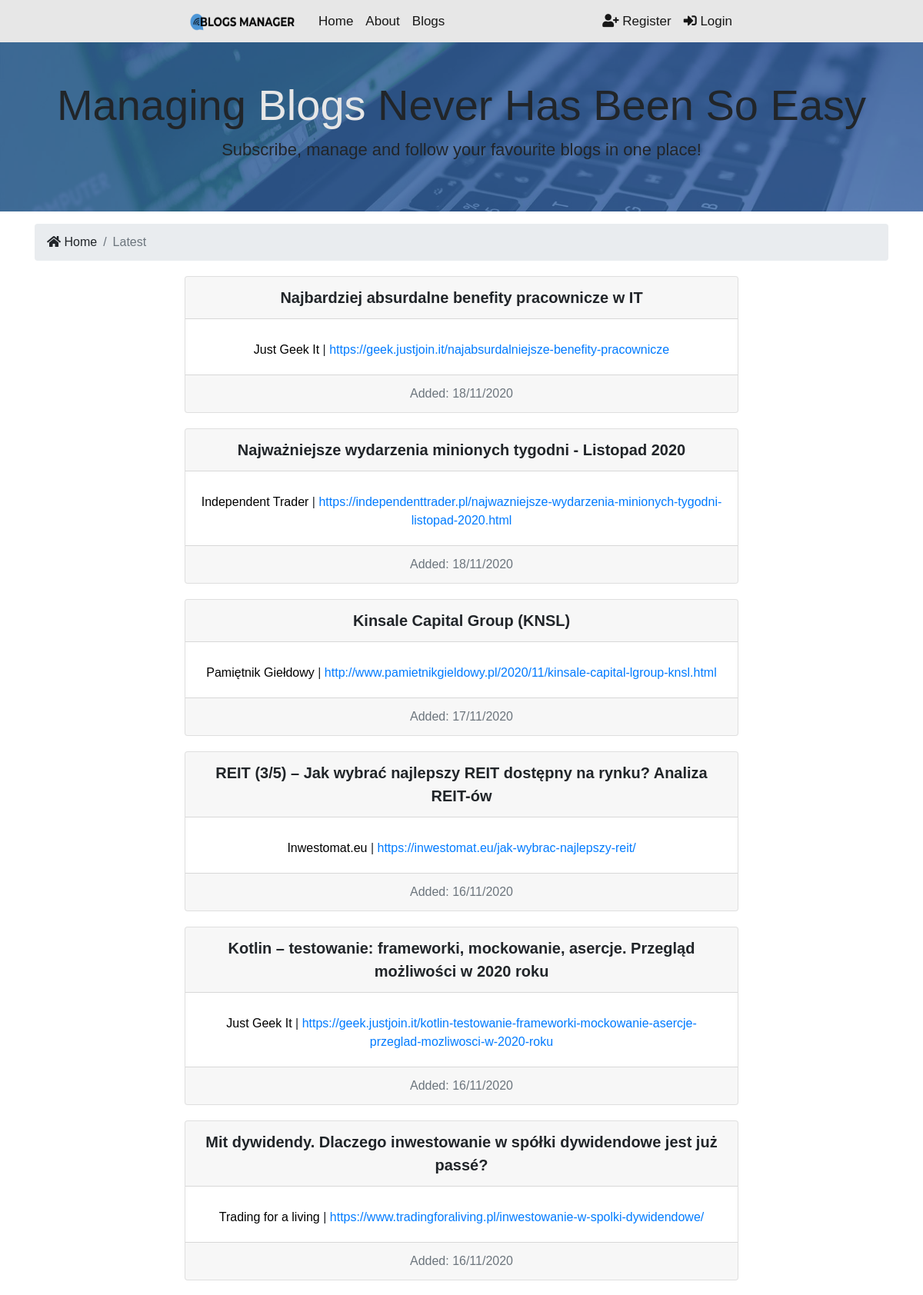
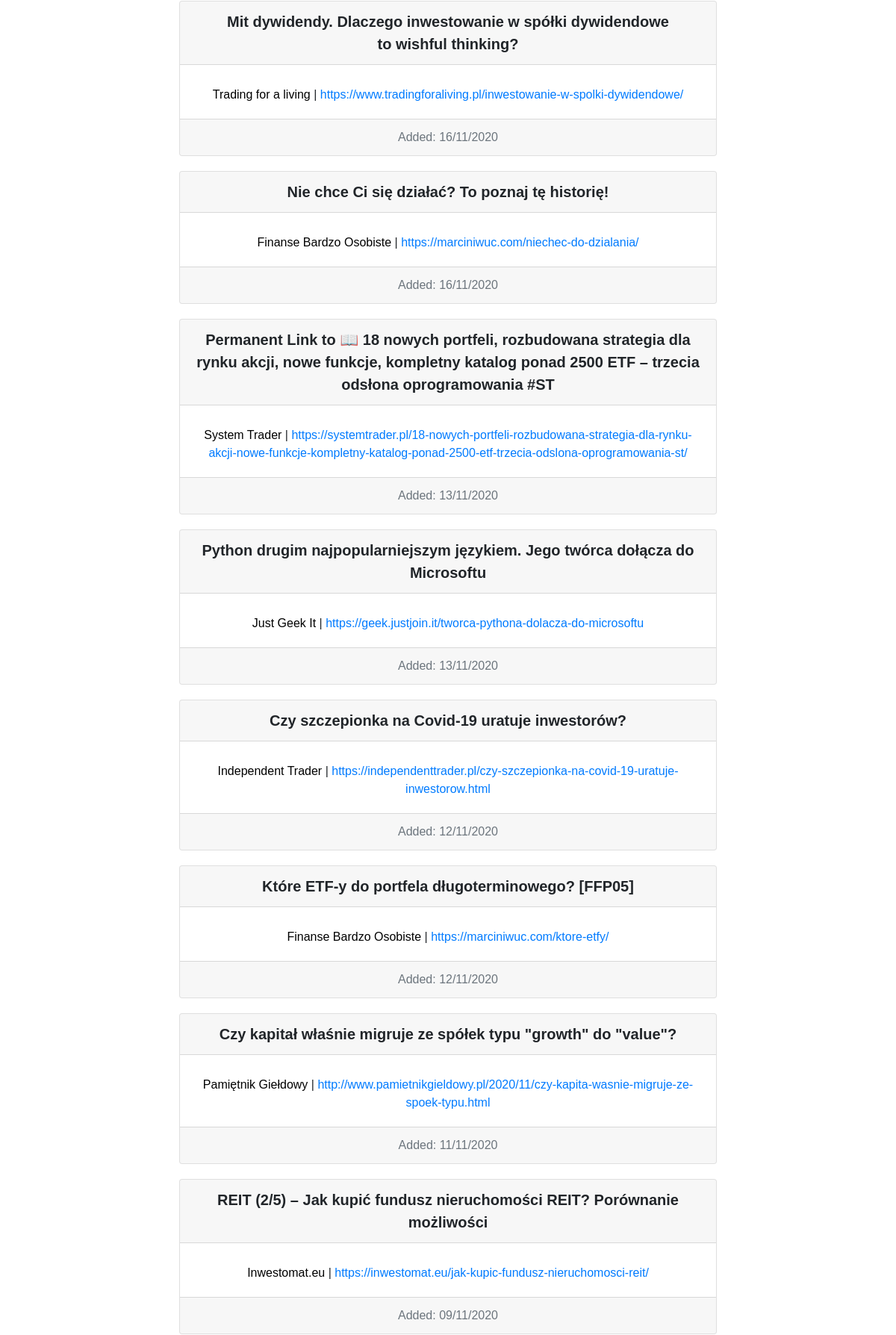
The page / (upper part) on the database its author committed (2 pictures, top to bottom).
### blogs/models.py (models this page shows, shortened)
class BlogPost(models.Model):
    name = models.CharField(max_length=200)
    url = models.CharField(max_length=200)
    added = models.DateTimeField()
    blog = models.ForeignKey(Blog, on_delete=models.CASCADE, related_name='blog_post')
    class Meta:
        ordering = ('-added',)

class Blog(models.Model):
    name = models.CharField(max_length=200)
    url = models.CharField(max_length=200)
    author = models.CharField(max_length=100)
    genre = models.CharField(choices=GENRE_CHOICES, default="IT", max_length=30)
    genre2 = models.CharField(choices=GENRE_CHOICES, blank=True, max_length=30)
    language = models.CharField(default="Polish", max_length=100)
    def __str__(self):
        return self.name

### pages/views.py (the view)
# urls.py: path("", views.index, name="blogs"),
def index(request):
    blog_posts = BlogPost.objects.all().order_by('-added', 'name')
    context = {"blog_posts": blog_posts}
    return render(request, "pages/index.html", context)

### templates/pages/index.html (shortened to what this page needs)
{% extends 'base.html' %}
{% block content %}
<section id="showcase-inner" class="py-5 text-black">
    <div class="container">
        <div class="row text-center">
            <div class="col-md-12">
                <h1 class="display-4">Managing <span style="color:#e7e7e7">Blogs</span> Never Has Been So Easy</h1>
                <p class="lead">Subscribe, manage and follow your favourite blogs in one place!  </p>
            </div>
        </div>
    </div>
</section>
<section id="bc" class="mt-3">
    <div class="container">
      <nav aria-label="breadcrumb">
        <ol class="breadcrumb">
            <li class="breadcrumb-item">
                <a href="{% url 'index' %}">
                <i class="fas fa-home"></i> Home</a>
            </li>
          <li class="breadcrumb-item active"> Latest</li>
        </ol>
      </nav>
    </div>
</section>
<section id="blogs">
    {% if blog_posts %}
        {% for blog_post in blog_posts %}
            <div class="card text-center">
                <div class="card-header">
                    {{ blog_post.name }}
                </div>
                    <div class="card-body">
                        <a href="{% url 'blog_info' pk=blog_post.blog.id %}" class="card-text no-link">{{blog_post.blog}}</a> | <a href="{{ blog_post.url }}" class="card-text">{{ blog_post.url }}</a>
                    </div>
                <div class="card-footer text-muted">
                Added: {{ blog_post.added|date:'d/m/Y' }}
                </div>
            </div>
        {% endfor %}
    {% else %}
        <div class="col-md-12">
            <p>No Blogs Available :(</p>
        </div>
    {% endif %}
</section>
{% endblock %}

### blogs_manager/static/css/styles.css (style rules this page uses)
body { font-family: Impact, Charcoal, sans-serif; background-color: white; }
a.no-link:link { color: black; text-decoration: none; }
.lead { font-size: 22px; }
#showcase-inner { background: url(../img/background.jpg) no-repeat center; background-size: cover; position: relative; overflow: hidden; min-height: 180px; }
#showcase-inner::before { background: rgba(55, 113, 189, 0.65); background-size: cover; content: ''; position: absolute; top: 0; left: 0; min-height: 100%; width: 100%; }
.breadcrumb-item a, a:hover, a:focus, a:active { text-decoration: none; color: inherit; }
.card { margin-top: 20px; margin-bottom: 20px; margin-left: 20%; margin-right: 20%; }
.card-header { font-size: 20px; font-weight: bold; }
.card-text { margin-bottom: 8px; }
.col-md-12 p { text-align: center; }

### rows shown on the page
BlogPost: name "Najbardziej absurdalne benefity pracownicze w IT", blog "Just Geek It", url "https://geek.justjoin.it/najabsurdalniejsze-benefity-pracownicze", added "18/11/2020"
BlogPost: name "Najważniejsze wydarzenia minionych tygodni - Listopad 2020", blog "Independent Trader", url "https://independenttrader.pl/najwazniejsze-wydarzenia-minionych-tygodni-listopad-2020.html", added "18/11/2020"
BlogPost: name "Kinsale Capital Group (KNSL)", blog "Pamiętnik Giełdowy", url "http://www.pamietnikgieldowy.pl/2020/11/kinsale-capital-lgroup-knsl.html", added "17/11/2020"
BlogPost: name "REIT (3/5) – Jak wybrać najlepszy REIT dostępny na rynku? Analiza REIT-ów", blog "Inwestomat.eu", url "https://inwestomat.eu/jak-wybrac-najlepszy-reit/", added "16/11/2020"
BlogPost: name "Kotlin – testowanie: frameworki, mockowanie, asercje. Przegląd możliwości w 2020 roku", blog "Just Geek It", url "https://geek.justjoin.it/kotlin-testowanie-frameworki-mockowanie-asercje-przeglad-mozliwosci-w-2020-roku", added "16/11/2020"
BlogPost: name "Mit dywidendy. Dlaczego inwestowanie w spółki dywidendowe jest już passé?", blog "Trading for a living", url "https://www.tradingforaliving.pl/inwestowanie-w-spolki-dywidendowe/", added "16/11/2020"
BlogPost: name "Mit dywidendy. Dlaczego inwestowanie w spółki dywidendowe to wishful thinking?", blog "Trading for a living", url "https://www.tradingforaliving.pl/inwestowanie-w-spolki-dywidendowe/", added "16/11/2020"
BlogPost: name "Nie chce Ci się działać? To poznaj tę historię!", blog "Finanse Bardzo Osobiste", url "https://marciniwuc.com/niechec-do-dzialania/", added "16/11/2020"
BlogPost: name "Permanent Link to 📖 18 nowych portfeli, rozbudowana strategia dla rynku akcji, nowe funkcje, kompletny katalog ponad 2500 ETF – trzecia odsłona oprogramowania #ST", blog "System Trader", url "https://systemtrader.pl/18-nowych-portfeli-rozbudowana-strategia-dla-rynku-akcji-nowe-funkcje-kompletny-katalog-ponad-2500-etf-trzecia-odslona-oprogramowania-st/", added "13/11/2020"
BlogPost: name "Python drugim najpopularniejszym językiem. Jego twórca dołącza do Microsoftu", blog "Just Geek It", url "https://geek.justjoin.it/tworca-pythona-dolacza-do-microsoftu", added "13/11/2020"
BlogPost: name "Czy szczepionka na Covid-19 uratuje inwestorów?", blog "Independent Trader", url "https://independenttrader.pl/czy-szczepionka-na-covid-19-uratuje-inwestorow.html", added "12/11/2020"
BlogPost: name "Które ETF-y do portfela długoterminowego? [FFP05]", blog "Finanse Bardzo Osobiste", url "https://marciniwuc.com/ktore-etfy/", added "12/11/2020"
BlogPost: name "Czy kapitał właśnie migruje ze spółek typu \"growth\" do \"value\"?", blog "Pamiętnik Giełdowy", url "http://www.pamietnikgieldowy.pl/2020/11/czy-kapita-wasnie-migruje-ze-spoek-typu.html", added "11/11/2020"
BlogPost: name "REIT (2/5) – Jak kupić fundusz nieruchomości REIT? Porównanie możliwości", blog "Inwestomat.eu", url "https://inwestomat.eu/jak-kupic-fundusz-nieruchomosci-reit/", added "09/11/2020"
